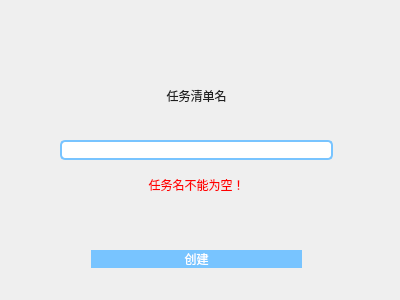
<?xml version="1.0" encoding="UTF-8"?>
<ui version="4.0">
 <class>AddTaskList</class>
 <widget class="QDialog" name="AddTaskList">
  <property name="geometry">
   <rect>
    <x>0</x>
    <y>0</y>
    <width>400</width>
    <height>300</height>
   </rect>
  </property>
  <property name="windowTitle">
   <string>Dialog</string>
  </property>
  <widget class="QWidget" name="verticalLayoutWidget">
   <property name="geometry">
    <rect>
     <x>10</x>
     <y>13</y>
     <width>373</width>
     <height>261</height>
    </rect>
   </property>
   <layout class="QVBoxLayout" name="verticalLayout" stretch="1,2,2,1,1,2">
    <property name="sizeConstraint">
     <enum>QLayout::SetNoConstraint</enum>
    </property>
    <property name="leftMargin">
     <number>10</number>
    </property>
    <property name="topMargin">
     <number>5</number>
    </property>
    <property name="rightMargin">
     <number>10</number>
    </property>
    <property name="bottomMargin">
     <number>5</number>
    </property>
    <item>
     <spacer name="verticalSpacer_2">
      <property name="orientation">
       <enum>Qt::Vertical</enum>
      </property>
      <property name="sizeHint" stdset="0">
       <size>
        <width>20</width>
        <height>40</height>
       </size>
      </property>
     </spacer>
    </item>
    <item>
     <widget class="QLabel" name="label">
      <property name="styleSheet">
       <string notr="true">font: 20 14pt '微软雅黑 Light';
color: rgb(31,31,31);</string>
      </property>
      <property name="text">
       <string>任务清单名</string>
      </property>
      <property name="alignment">
       <set>Qt::AlignCenter</set>
      </property>
     </widget>
    </item>
    <item>
     <layout class="QHBoxLayout" name="horizontalLayout" stretch="0,3,0">
      <property name="sizeConstraint">
       <enum>QLayout::SetNoConstraint</enum>
      </property>
      <item>
       <spacer name="horizontalSpacer">
        <property name="orientation">
         <enum>Qt::Horizontal</enum>
        </property>
        <property name="sizeHint" stdset="0">
         <size>
          <width>40</width>
          <height>20</height>
         </size>
        </property>
       </spacer>
      </item>
      <item>
       <widget class="QLineEdit" name="input_tasklist_name">
        <property name="styleSheet">
         <string notr="true">font: 25 13pt '微软雅黑 Light';
color: rgb(31,31,31);
padding-left:20px;
border:2px solid rgb(120,196,255);
border-radius:5px;</string>
        </property>
       </widget>
      </item>
      <item>
       <spacer name="horizontalSpacer_5">
        <property name="orientation">
         <enum>Qt::Horizontal</enum>
        </property>
        <property name="sizeHint" stdset="0">
         <size>
          <width>40</width>
          <height>20</height>
         </size>
        </property>
       </spacer>
      </item>
     </layout>
    </item>
    <item>
     <widget class="QLabel" name="remind">
      <property name="styleSheet">
       <string notr="true">font: 12 9pt '微软雅黑 Light';
color: rgb(255,0,0);</string>
      </property>
      <property name="text">
       <string>任务名不能为空！</string>
      </property>
      <property name="alignment">
       <set>Qt::AlignCenter</set>
      </property>
     </widget>
    </item>
    <item>
     <spacer name="verticalSpacer">
      <property name="orientation">
       <enum>Qt::Vertical</enum>
      </property>
      <property name="sizeHint" stdset="0">
       <size>
        <width>20</width>
        <height>35</height>
       </size>
      </property>
     </spacer>
    </item>
    <item>
     <layout class="QHBoxLayout" name="horizontalLayout_2" stretch="1,3,1">
      <property name="sizeConstraint">
       <enum>QLayout::SetNoConstraint</enum>
      </property>
      <item>
       <spacer name="horizontalSpacer_3">
        <property name="orientation">
         <enum>Qt::Horizontal</enum>
        </property>
        <property name="sizeHint" stdset="0">
         <size>
          <width>40</width>
          <height>20</height>
         </size>
        </property>
       </spacer>
      </item>
      <item>
       <widget class="QPushButton" name="btn_create">
        <property name="styleSheet">
         <string notr="true">QPushButton{
font: 25 14pt '微软雅黑 Light';
color: rgb(255,255,255);
background-color: rgb(120,196,255);
border: none;border-radius:15px;
}QPushButton:hover{
background-color: rgb(22,218,208);
}
QPushButton:pressed{
background-color: rgb(17,171,164);
}</string>
        </property>
        <property name="text">
         <string>创建</string>
        </property>
       </widget>
      </item>
      <item>
       <spacer name="horizontalSpacer_4">
        <property name="orientation">
         <enum>Qt::Horizontal</enum>
        </property>
        <property name="sizeHint" stdset="0">
         <size>
          <width>40</width>
          <height>20</height>
         </size>
        </property>
       </spacer>
      </item>
     </layout>
    </item>
   </layout>
  </widget>
 </widget>
 <resources/>
 <connections/>
</ui>
